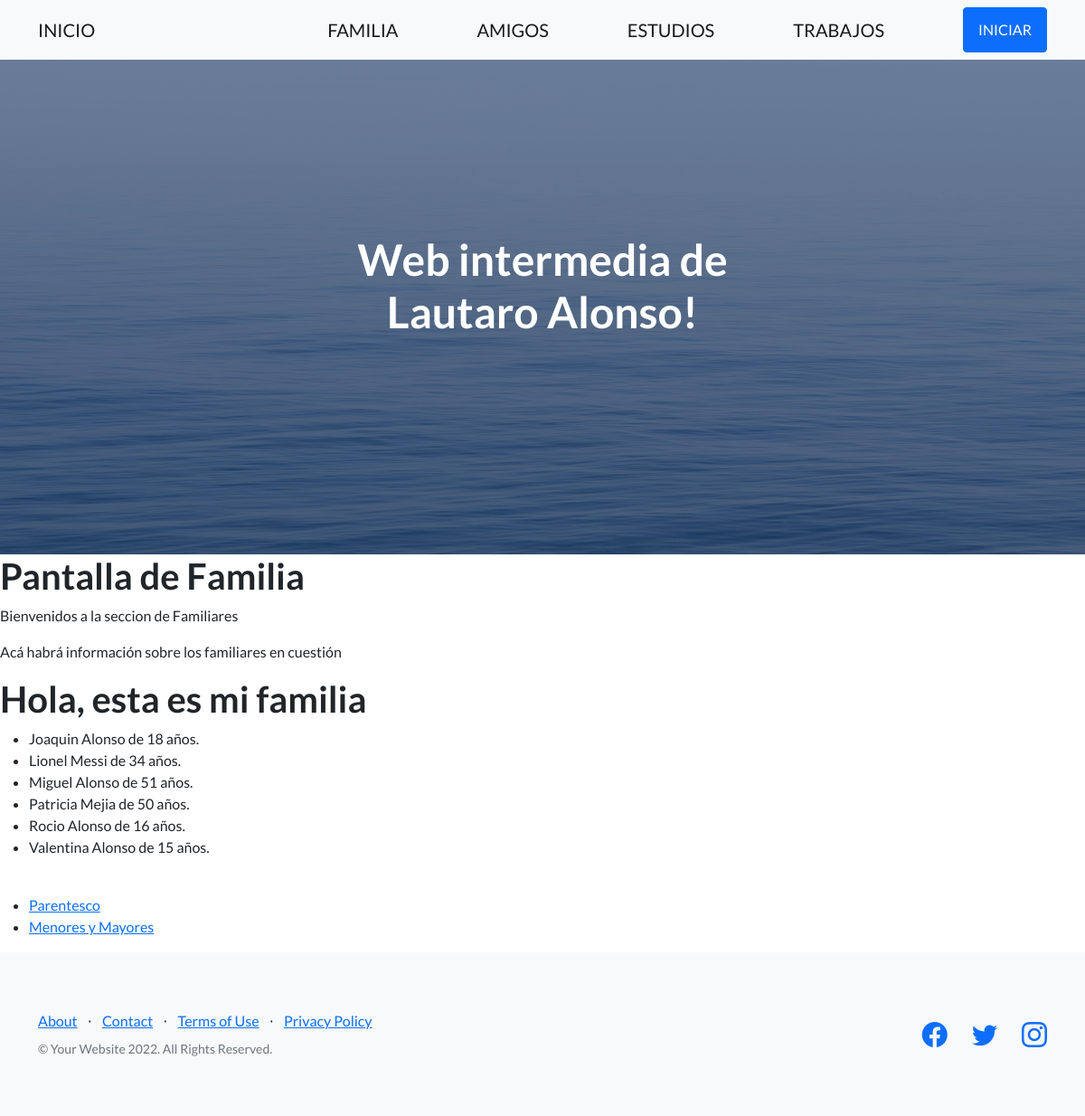
The page /app-familia/familiares/ on the database as committed earlier.
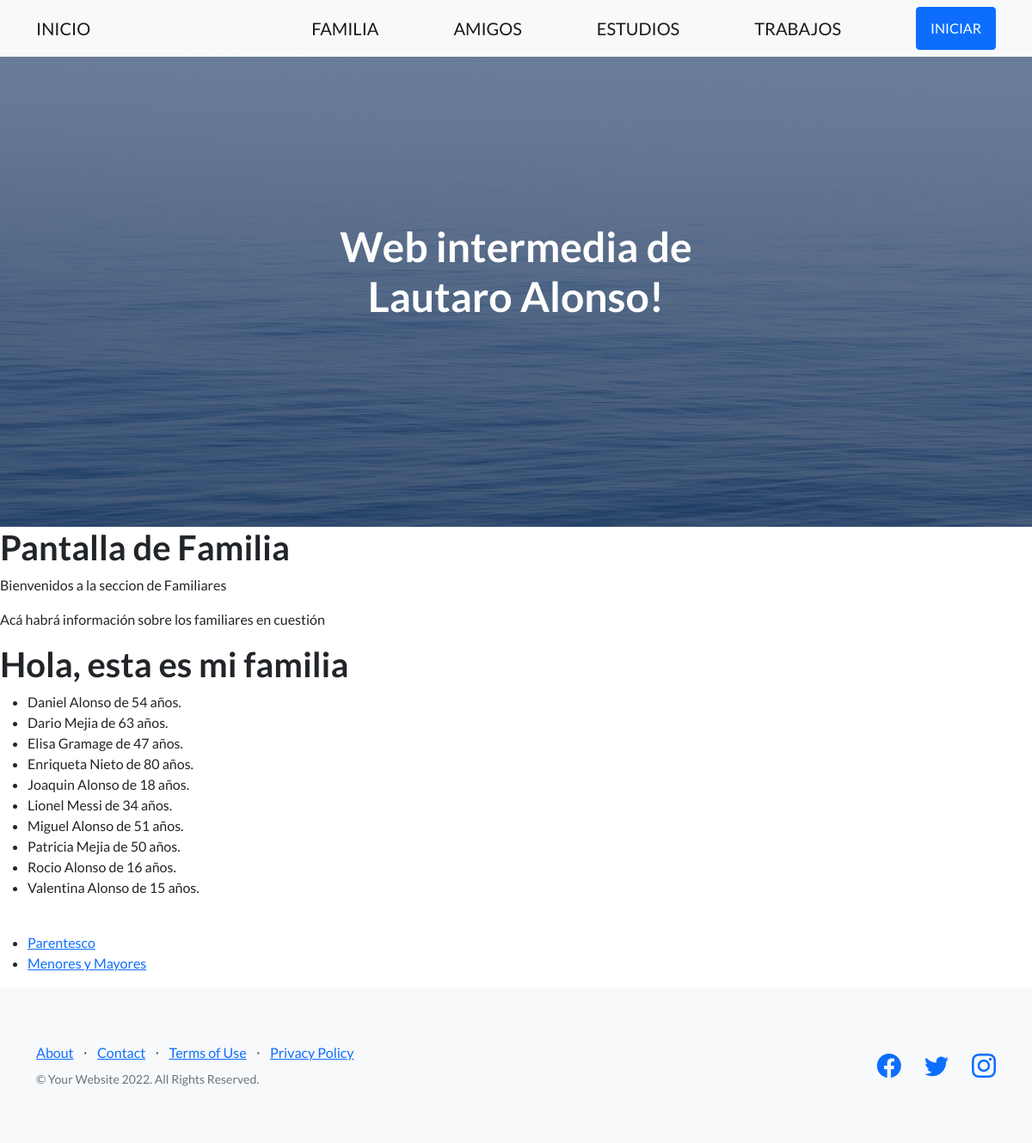
The same page on the database as committed later.
### app_Familia/models.py (models this page shows, shortened)
class Familiar(models.Model):
    nombre = models.CharField(max_length=50)
    apellido = models.CharField(max_length=50)
    edad = models.IntegerField()
    parentesco = models.CharField(max_length=50)
    class Meta():
        verbose_name = 'family'
        verbose_name_plural = 'My familys'
        ordering = ('nombre', '-edad')
        unique_together = ('nombre', 'apellido')

### app_Familia/views.py (the view)
# urls.py: path('app-familia/', include('app_Familia.urls')),
def familia(self):
    plantilla = loader.get_template("familiares.html")
    documento = plantilla.render({"familia": Familiar.objects.all()})
    return HttpResponse(documento)

### app_Familia/templates/familiares.html
{% extends 'padre.html' %}
{% block bloqueQueCambia %}
    <h1>Pantalla de Familia</h1>
    <p>Bienvenidos a la seccion de Familiares</p>
    <p>Acá habrá información sobre los familiares en cuestión</p>
    <h1>Hola, esta es mi familia</h1>
    <ul>
        {% for familiar in familia %}
            <li>{{familiar.nombre}} {{familiar.apellido}} de {{familiar.edad}} años.</li>
        {% endfor %}
    </ul>
    <br>
    <ul>
        <li>
            <a href="{% url 'Parentesco' %}">Parentesco</a>
        </li>
        <li>
            <a href="{% url 'Menor-y-mayor' %}">Menores y Mayores</a>
        </li>
    </ul>
{% endblock bloqueQueCambia %}

Rows that differ between the two databases and show on the page:
added Familiar: nombre "Daniel", apellido "Alonso", edad "54"
added Familiar: nombre "Dario", apellido "Mejia", edad "63"
added Familiar: nombre "Elisa", apellido "Gramage", edad "47"
added Familiar: nombre "Enriqueta", apellido "Nieto", edad "80"
